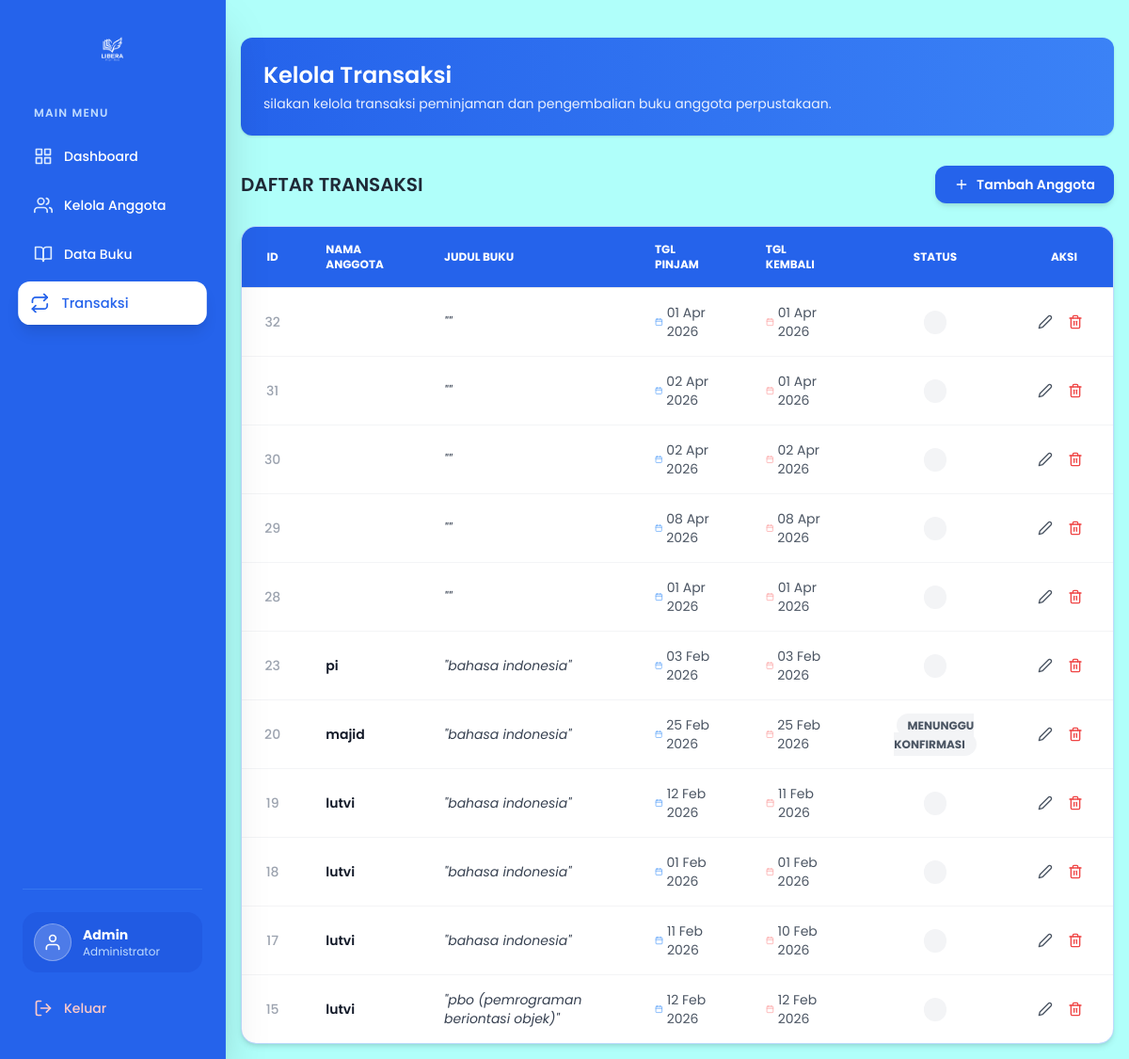
Before: /Libera/admin/transaksi.php with the older database file.
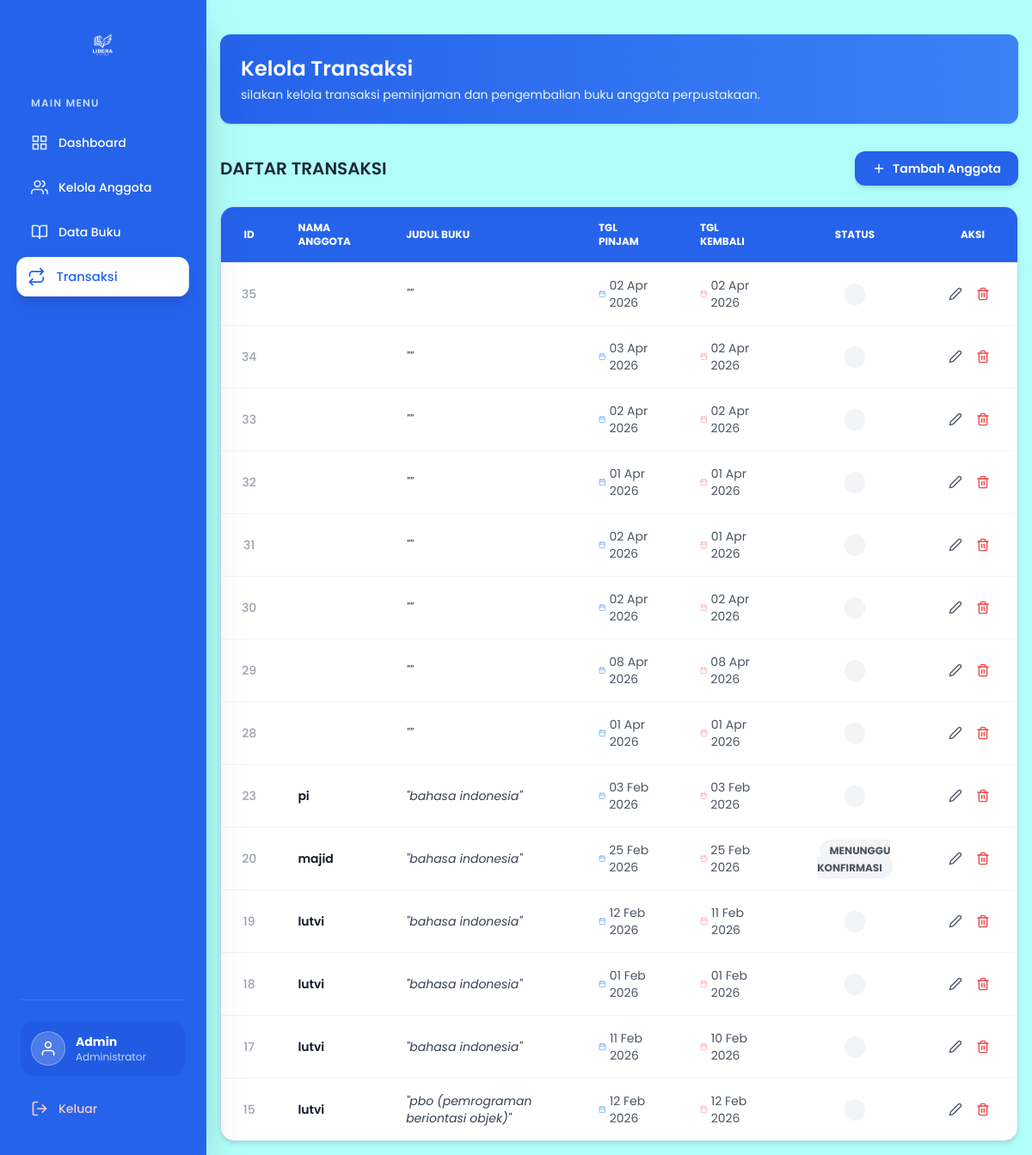
After: the same page with the newer database file.
### tables this page shows
CREATE TABLE `transaksi` (
  `id_transaksi` int(11) NOT NULL,
  `id_anggota` int(11) DEFAULT NULL,
  `id_users` int(11) NOT NULL,
  `nama` varchar(100) NOT NULL,
  `judul_buku` varchar(255) NOT NULL,
  `tanggal_pinjam` date NOT NULL,
  `tanggal_kembali` date NOT NULL,
  `status` enum('menunggu konfirmasi','disetujui','ditolak') NOT NULL,
  `id_buku` int(11) DEFAULT NULL,
  `total_pinjam` int(11) NOT NULL
);

### Libera/admin/transaksi.php (the view, shortened to what the changed rows need)
<?php
include '../config/koneksi.php';
$query = "SELECT * FROM transaksi ORDER BY id_transaksi DESC";
$result = mysqli_query($koneksi, $query);
?>
<!DOCTYPE html>
<html lang="en">
<head>
    <script src="https://cdn.tailwindcss.com"></script>
</head>
<body class="bg-[#B0FFFA]">
    <main class="ml-60 p-4 min-h-screen">
        <section>
            <div class="mt-6 bg-gradient-to-r from-blue-600 to-blue-500 p-6 rounded-xl shadow text-white">
                <h2 class="text-2xl font-semibold mb-1">
                    Kelola Transaksi
                </h2>
            </div>
            <div class="mt-8 flex justify-between items-center mb-6">
                <h2 class="text-xl font-semibold text-gray-800">DAFTAR TRANSAKSI</h2>
            </div>
            <div class="mt-4 relative overflow-hidden bg-blue-300 shadow-md rounded-2xl border border-blue-200">
                <table class="w-full text-sm text-left text-gray-600">
                    <thead class="text-xs uppercase bg-blue-600 text-white border-b border-gray-200">
                        <tr>
                            <th class="px-6 py-4 font-bold text-center">ID</th>
                            <th class="px-6 py-4 font-bold">Nama Anggota</th>
                            <th class="px-6 py-4 font-bold">Judul Buku</th>
                            <th class="px-6 py-4 font-bold">Tgl Pinjam</th>
                            <th class="px-6 py-4 font-bold">Tgl Kembali</th>
                            <th class="px-6 py-4 font-bold text-center">Status</th>
                            <th class="px-6 py-4 font-bold text-center">Aksi</th>
                        </tr>
                    </thead>
                    <tbody class="divide-y divide-gray-100 bg-white">
                        <?php
                        while ($row = mysqli_fetch_assoc($result)) {
                            $status_class = "";
                            if ($row['status'] == 'dipinjam') {
                                $status_class = "bg-orange-100 text-orange-600";
                            } elseif ($row['status'] == 'kembali') {
                                $status_class = "bg-green-100 text-green-600";
                            } else {
                                $status_class = "bg-gray-100 text-gray-600";
                            }
                            ?>
                            <tr class="hover:bg-blue-50/50 transition-colors">
                                <td class="px-6 py-4 text-center font-medium text-gray-400">
                                    <?php echo $row['id_transaksi']; ?>
                                </td>
                                <td class="px-6 py-4">
                                    <div class="font-semibold text-gray-900">
                                        <?php echo isset($row['nama']) ? $row['nama'] : '-'; ?></div>
                                </td>
                                <td class="px-6 py-4">
                                    <div class="text-gray-700 italic">"<?php echo $row['judul_buku']; ?>"</div>
                                </td>
                                <td class="px-6 py-4">
                                    <span class="flex items-center gap-1">
                                        <i data-feather="calendar" class="w-3 h-3 text-blue-400"></i>
                                        <?php echo date('d M Y', strtotime($row['tanggal_pinjam'])); ?>
                                    </span>
                                </td>
                                <td class="px-6 py-4">
                                    <span class="flex items-center gap-1">
                                        <i data-feather="calendar" class="w-3 h-3 text-red-300"></i>
                                        <?php echo date('d M Y', strtotime($row['tanggal_kembali'])); ?>
                                    </span>
                                </td>
                                <td class="px-6 py-4 text-center">
                                    <span
                                        class="px-3 py-1 rounded-full text-xs font-bold uppercase <?php echo $status_class; ?>">
                                        <?php echo $row['status']; ?>
                                    </span>
                                </td>
                                <td class="px-6 py-4">
                                    <div class="flex items-center justify-center gap-2">
                                       <a href="edit_transaksi.php?id_transaksi=<?php echo $row['id_transaksi']; ?>
                                            class="p-2 text-blue-600 hover:bg-blue-100 rounded-lg transition-all"
                                            title="Edit Transaksi">
                                            <i data-feather="edit-2" class="w-4 h-4"></i>
                                        </a>
                                        <a href="../aksi/aksi_hapus_transaksi.php?id_transaksi=<?php echo $row['id_transaksi']; ?>
                                            onclick="return confirm('Yakin ingin menghapus data transaksi ini?')"
                                            class="p-2 text-red-500 hover        :bg-red-50 rounded-lg transition-all"
                                            title="Hapus">
                                            <i data-feather="trash-2" class="w-4 h-4"></i>
                                        </a>
                                    </div>
                                </td>
                            </tr>
                            <?php
                        }
                        ?>
                    </tbody>
                </table>
            </div>
        </section>
    </main>
</body>
</html>

Changed rows visible on the page:
added transaksi: id_transaksi "35", tanggal_pinjam "02 Apr 2026", tanggal_kembali "02 Apr 2026"
added transaksi: id_transaksi "34", tanggal_pinjam "03 Apr 2026", tanggal_kembali "02 Apr 2026"
added transaksi: id_transaksi "33", tanggal_pinjam "02 Apr 2026", tanggal_kembali "02 Apr 2026"
